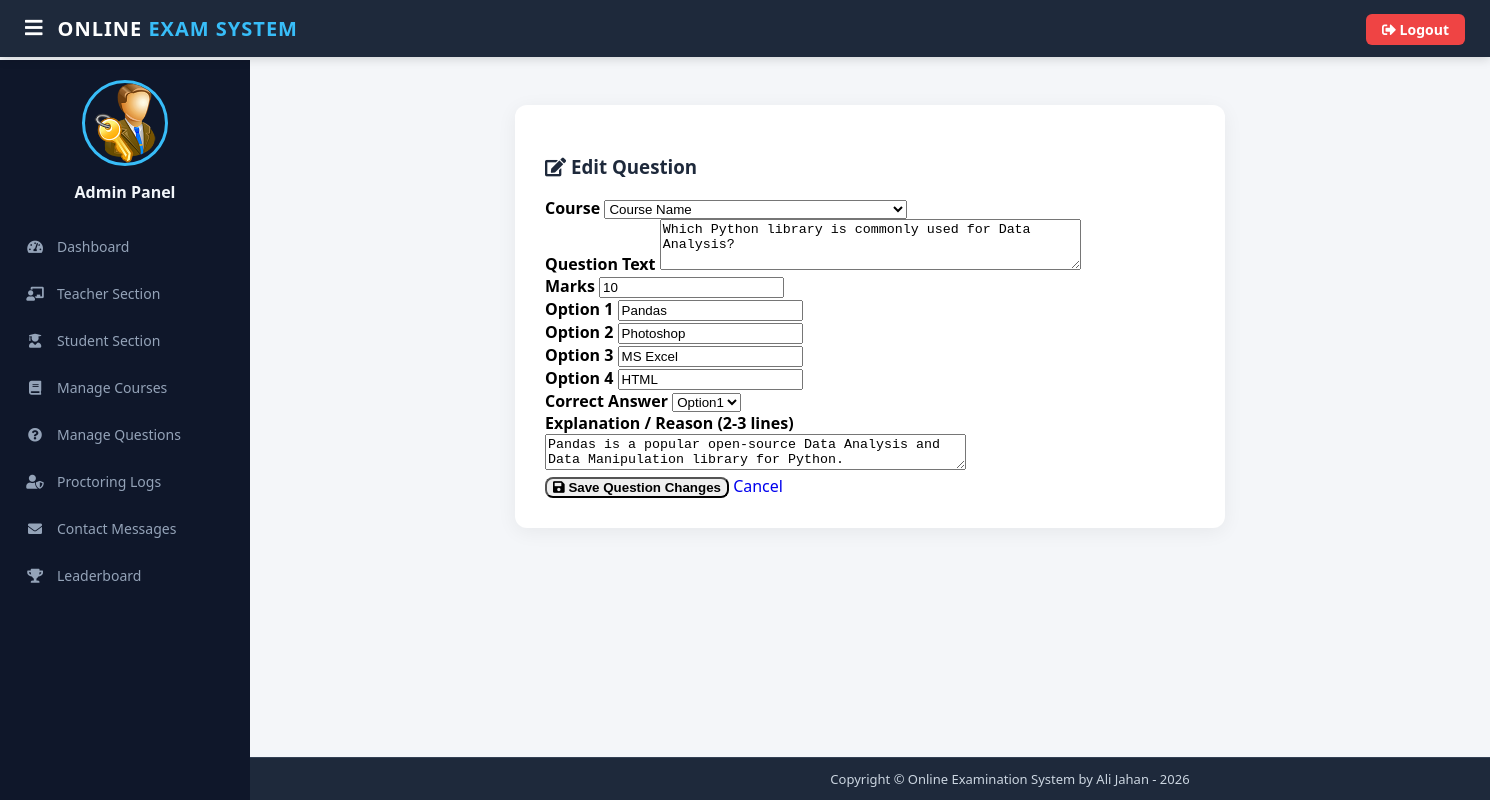
/update-question/21 (signed in), run on the app's committed database.
### exam/models.py (models this page shows)
class Question(models.Model):
    course = models.ForeignKey(Course, on_delete=models.CASCADE)
    marks = models.PositiveIntegerField()
    question = models.CharField(max_length=600)
    option1 = models.CharField(max_length=200)
    option2 = models.CharField(max_length=200)
    option3 = models.CharField(max_length=200)
    option4 = models.CharField(max_length=200)
    cat = (('Option1','Option1'),('Option2','Option2'),('Option3','Option3'),('Option4','Option4'))
    answer = models.CharField(max_length=200, choices=cat)
    explanation = models.TextField(blank=True, default='')

### exam/views.py (the view, shortened to what this page needs)
# urls.py: path('update-question/<int:pk>', views.update_question_view,name='update-question'),
@login_required(login_url='adminlogin')
def update_question_view(request, pk):
    question = models.Question.objects.get(id=pk)
    questionForm = forms.QuestionForm(instance=question)
    return render(request, 'exam/update_question.html', {'questionForm': questionForm, 'question': question})

### exam/forms.py
class QuestionForm(forms.ModelForm):
    courseID = forms.ModelChoiceField(queryset=models.Course.objects.all(), empty_label="Course Name", to_field_name="id")
    def __init__(self, *args, **kwargs):
        super(QuestionForm, self).__init__(*args, **kwargs)
        self.fields['courseID'].queryset = models.Course.objects.all()
    class Meta:
        model = models.Question
        fields = ['marks', 'question', 'option1', 'option2', 'option3', 'option4', 'answer', 'explanation']
        widgets = {
            'question': forms.Textarea(attrs={'rows': 3, 'cols': 50}),
            'explanation': forms.Textarea(attrs={'rows': 2, 'cols': 50, 'placeholder': '2-3 line explanation of the correct answer'})
        }

### exam/models.py (called while the page is built)
    def __str__(self):
        return self.course_name

### templates/exam/update_question.html (shortened to what this page needs)
{% extends 'exam/adminbase.html' %}
{% load widget_tweaks %}
{% block content %}
<head>
</head>
<div class="container-fluid">
  <div class="form-card">
    <h3 class="text-center mb-4" style="font-weight: 700; color: #1e293b;">
      <i class="fas fa-edit text-primary"></i> Edit Question
    </h3>
    <form method="POST" autocomplete="off">
      <div class="form-group mb-3">
        <label><strong>Course</strong></label>
        {% render_field questionForm.courseID class="form-control" %}
      </div>
      <div class="form-group mb-3">
        <label><strong>Question Text</strong></label>
        {% render_field questionForm.question class="form-control" rows="3" %}
      </div>
      <div class="form-group mb-3">
        <label><strong>Marks</strong></label>
        {% render_field questionForm.marks class="form-control" %}
      </div>
      <div class="form-group mb-3">
        <label><strong>Option 1</strong></label>
        {% render_field questionForm.option1 class="form-control" %}
      </div>
      <div class="form-group mb-3">
        <label><strong>Option 2</strong></label>
        {% render_field questionForm.option2 class="form-control" %}
      </div>
      <div class="form-group mb-3">
        <label><strong>Option 3</strong></label>
        {% render_field questionForm.option3 class="form-control" %}
      </div>
      <div class="form-group mb-3">
        <label><strong>Option 4</strong></label>
        {% render_field questionForm.option4 class="form-control" %}
      </div>
      <div class="form-group mb-3">
        <label><strong>Correct Answer</strong></label>
        {% render_field questionForm.answer class="form-control" %}
      </div>
      <div class="form-group mb-3">
        <label><strong>Explanation / Reason (2-3 lines)</strong></label>
        {% render_field questionForm.explanation class="form-control" rows="2" %}
      </div>
      <button type="submit" class="btn btn-success btn-block btn-lg" style="border-radius: 8px; font-weight: bold;">
        <i class="fas fa-save"></i> Save Question Changes
      </button>
      <a href="{% url 'admin-view-question' %}" class="btn btn-secondary btn-block mt-2" style="border-radius: 8px;">Cancel</a>
    </form>
  </div>
</div>
{% endblock content %}

### templates/exam/adminbase.html (style rules this page uses)
a:link { text-decoration: none; }
html, body { height: 100%; margin: 0; padding: 0; font-family: "Poppins", "Segoe UI", sans-serif; background-color: #f4f6f9; }
body { display: flex; flex-direction: column; min-height: 100vh; }

### templates/exam/update_question.html (style rules this page uses)
.form-card { max-width: 650px; margin: 20px auto; background: #ffffff; padding: 30px; border-radius: 12px; box-shadow: 0 4px 20px rgba(0,0,0,0.06); }

### data on the page
Question: question "Which Python library is commonly used for Data Analysis?", marks "10", option1 "Pandas", option2 "Photoshop", option3 "MS Excel", option4 "HTML", answer "Option1", explanation "Pandas is a popular open-source Data Analysis and Data Manipulation library for Python."
